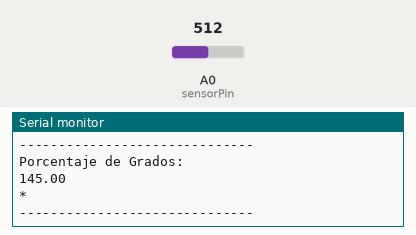
This sketch was run on a simulated Arduino Uno, built with avr-gcc and run on an emulated ATmega328P. Parts: the last lines printed to the serial monitor. The inputs (shaded band) are chosen by the test bench; at power-on: A0 (sensorPin) = 512.

Above: at 1.2 s.
1.3 s: A0 (sensorPin) set to 367
At 1.63 s:
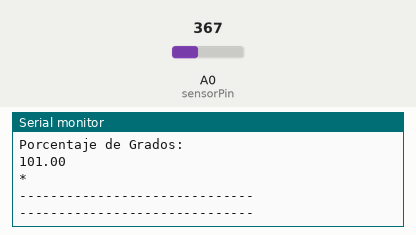
2.8 s: A0 (sensorPin) set to 348
At 2.84 s:
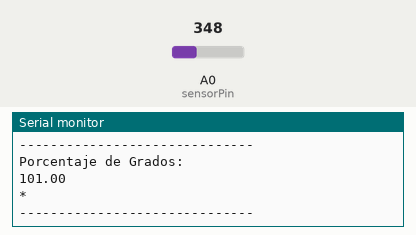
4.3 s: A0 (sensorPin) set to 44
At 4.46 s:
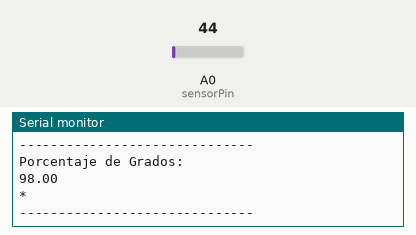
5.8 s: A0 (sensorPin) set to 37
At 5.87 s:
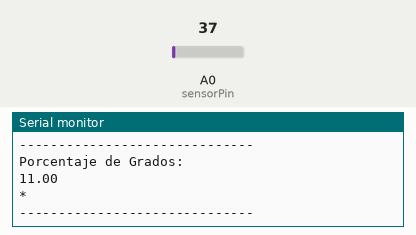
Timing chart, 0 to 8.3 s (numbered marks = the images above; inputs shaded):
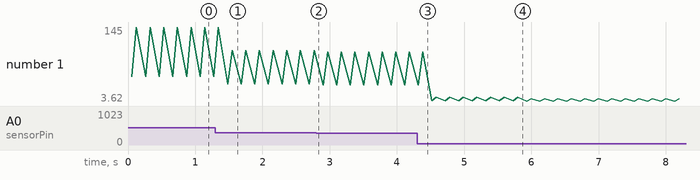

Measured:
- after the input at 1.3 s, the serial monitor: prints a new line after 0.18 s (image 1)
- plotted number 1: 50.05 → 101 after the input at 1.3 s, 101 → 98 after the input at 2.8 s, 98 → 11 after the input at 4.3 s, 11 → 8 after the input at 5.8 s

The sketch:

GradosDelPotencimetro.ino
```cpp
const int sensorPin=A0;
float sensorValor=0;
float sensorValorGrados=0;

void setup() {
  // put your setup code here, to run once:
  Serial.begin(9600);

}

void loop() {
  // put your main code here, to run repeatedly:
  sensorValor=analogRead(sensorPin);
  sensorValor=sensorValor*100/1023;

  sensorValorGrados=map(sensorValor,0,100,0,290);

 Serial.println("------------------------------");
 Serial.println("Porcentaje de Giros: ");
 Serial.println(sensorValor);
 Serial.println("%");
 Serial.println("------------------------------");
 Serial.println("Porcentaje de Grados: ");
 Serial.println(sensorValorGrados);
 Serial.println("*");
 Serial.println("------------------------------");
 delay(100);
}
```
